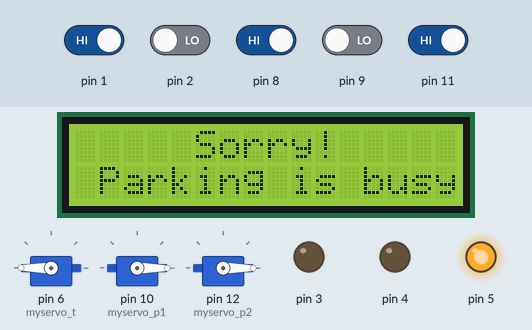
A sketch run on a simulated Arduino Uno, built with avr-gcc and run on an emulated ATmega328P. On the bench: 3 × servo, 16×2 character LCD, output pins drawn as LEDs (lit = HIGH). The inputs (shaded band) are chosen by the test bench; at power-on: pin 1, pin 8, pin 11 HIGH, pin 2, pin 9 LOW.

Above: at 1.2 s.
1.3 s: pin 11 driven LOW
At 2.4 s:
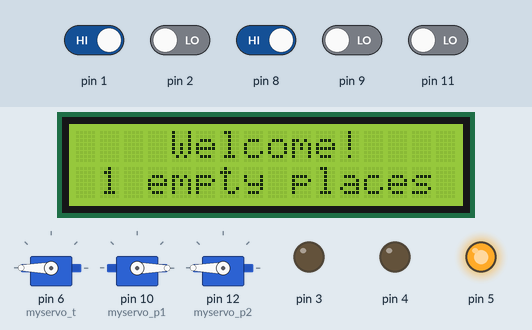
4.3 s: pin 8 driven LOW
At 6.0 s:
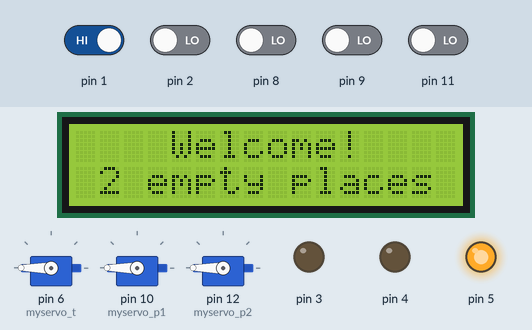
7.3 s: pin 1 driven LOW
At 8.9 s:
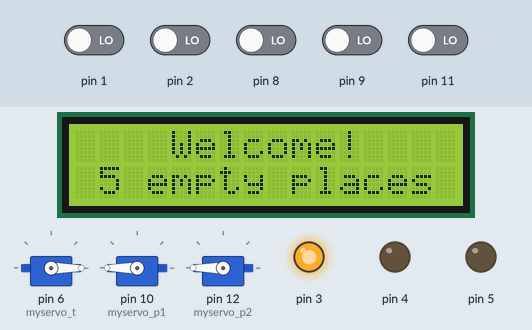
10.3 s: pin 8 driven HIGH
At 11.1 s:
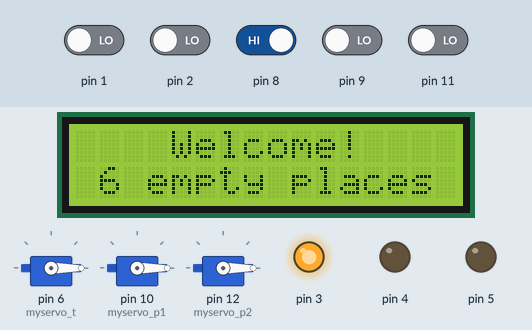
13.3 s: pin 9 driven HIGH
At 14.8 s:
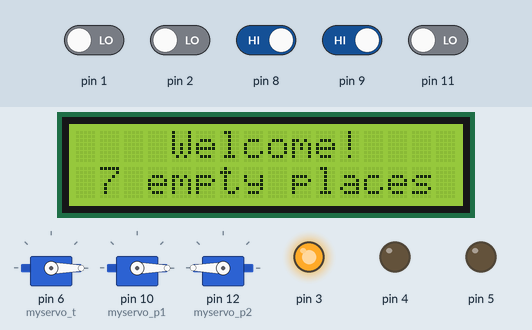
16.3 s: pin 11 driven HIGH
At 17.2 s:
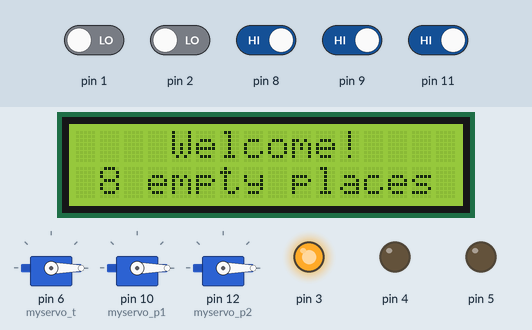
Timing chart, 0 to 18.9 s (numbered marks = the images above; inputs shaded):
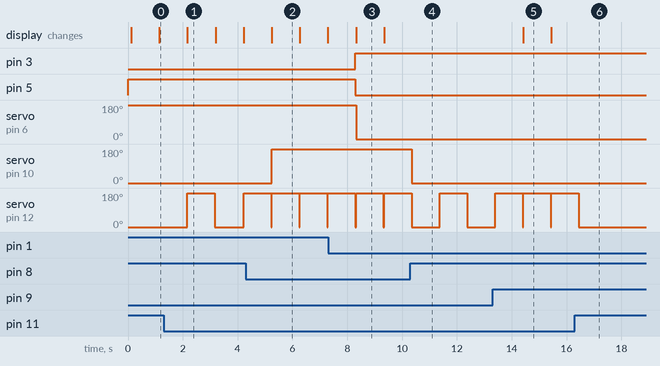

Measured:
- after the input at 1.3 s, servo on pin 12 (myservo_p2): 0° → 180° after 0.87 s, → 0° 1.0 s later, → 180° 1.0 s later; the display: changes after 0.87 s (image 1)
- after the input at 4.3 s, servo on pin 10 (myservo_p1): 0° → 180° after 0.94 s; the display: changes after 0.94 s (image 2)
- after the input at 7.3 s, pin 3: LOW → HIGH after 1.0 s; pin 5: HIGH → LOW after 1.0 s; servo on pin 6 (myservo_t): 180° → 0° after 1.0 s
- after the input at 10.3 s, servo on pin 10 (myservo_p1): 180° → 0° after 0.05 s
- after the input at 13.3 s, the display: changes after 1.1 s (image 5)
- after the input at 16.3 s, servo on pin 12 (myservo_p2): goes on until 16.4 s, then stays 0°
- what the display in image 1 shows lasts 1.0 s, from 2.2 s to 3.2 s

The sketch:

control_progect.ino
```cpp
#include <Servo.h>
#include <DFRobot_RGBLCD1602.h>
#include  <Wire.h>
DFRobot_RGBLCD1602 lcd(0x27,  16, 2);


Servo myservo_t;
Servo myservo_p1;
Servo myservo_p2;
int car_park =2;


void setup()
{
 pinMode(1, INPUT);
 pinMode(2, INPUT);
 pinMode(8, INPUT);
 pinMode(9, INPUT);
 pinMode(11, INPUT);
 pinMode(3, OUTPUT);
 pinMode(4, OUTPUT);
 pinMode(5, OUTPUT);
 pinMode(6, OUTPUT);
 pinMode(10, OUTPUT);
 pinMode(12, OUTPUT);
 myservo_t.attach(6);
 myservo_p1.attach(10);
 myservo_p2.attach(12);


 digitalWrite(3, 0);
 digitalWrite(4, 0);
 digitalWrite(5, 1);

 myservo_t.write(180);
 myservo_p1.write(0);
 myservo_p2.write(0);

  lcd.init();
  lcd.setCursor(4, 0);
  lcd.print("Welcome!");
  lcd.setCursor(1, 1);
  lcd.print( String(car_park)+" "+"empty places");

 delay(10);


}


void loop()
{


//1

  if(digitalRead(1) == 0  )
  {
    digitalWrite(3, 1);
    digitalWrite(4, 0);
    digitalWrite(5, 0);

     myservo_t.write(0);
  }

   else if(digitalRead(2) == 0   )
  {
    digitalWrite(3, 0);
    digitalWrite(4, 0);
    digitalWrite(5, 1);

    myservo_t.write(180);


  }

//2


  if(digitalRead(8)==0 && car_park>0 )
  {
   myservo_p1.write(180);

  }
  else if(digitalRead(9)==0 && car_park>=1 )
  {
   myservo_p1.write(0);
   car_park =car_park-1;
   if(car_park==1)
   {
     empty();
   }
   else if(car_park==0)
   {
     busy();
   }
   delay(1000);

  }


  if(digitalRead(11)==0)
  {

   myservo_p2.write(180);
   car_park=car_park+1;
   empty();
   delay(1000);
   myservo_p2.write(0);

  }

}


void empty()
{
  lcd.clear();
  lcd.setCursor(4, 0);
  lcd.print("Welcome!");

  lcd.setCursor(1, 1);
  lcd.print(String(car_park)+" "+"empty places");


}
void busy()
{
  lcd.clear();
  lcd.setCursor(5, 0);
  lcd.print("Sorry!");

  lcd.setCursor(1, 1);
  lcd.print( "Parking is busy");
}
```
